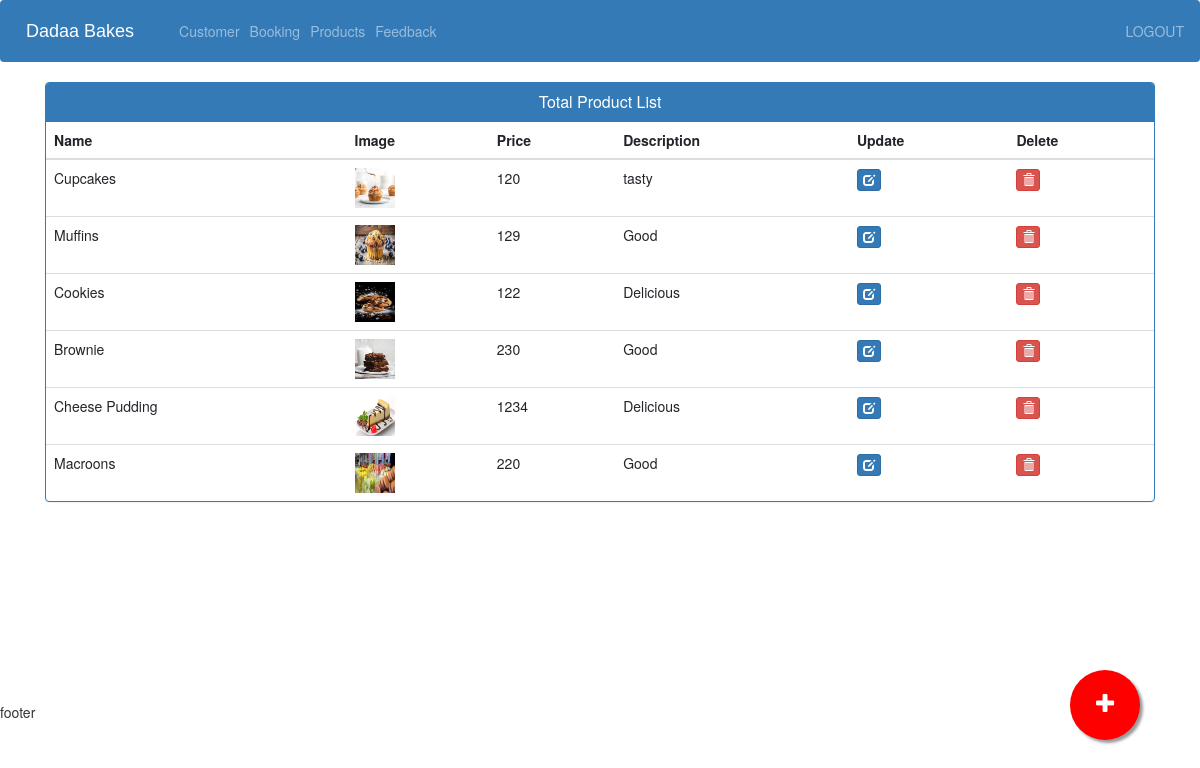
The page /admin-products (signed in) on the database its author committed.
### ecom/models.py (models this page shows, shortened)
class Product(models.Model):
    name=models.CharField(max_length=40)
    product_image= models.ImageField(upload_to='product_image/',null=True,blank=True)
    price = models.PositiveIntegerField()
    description=models.CharField(max_length=40)

### ecom/views.py (the view)
# urls.py: path('admin-products', views.admin_products_view,name='admin-products'),
@login_required(login_url='adminlogin')
def admin_products_view(request):
    products=models.Product.objects.all()
    return render(request,'ecom/admin_products.html',{'products':products})

### sweet-shop-ecommerce/templates/ecom/admin_products.html (shortened to what this page needs)
{% extends 'ecom/admin_base.html' %}
{% load static %}
{% block content %}
<head>
  <link href="//netdna.bootstrapcdn.com/bootstrap/3.0.0/css/bootstrap.min.css" rel="stylesheet" id="bootstrap-css">
</head>
<div class="container">
  <div class="panel panel-primary">
    <div class="panel-heading">
      <h6 class="panel-title">Total Product List</h6>
    </div>
    <table class="table table-hover" id="dev-table">
      <thead>
        <tr>
          <th>Name</th>
          <th>Image</th>
          <th>Price</th>
          <th>Description</th>
          <th>Update</th>
          <th>Delete</th>
        </tr>
      </thead>
      {% for p in products %}
  {% if p %}
      <tr>
        <td> {{p.name}}</td>
        <td> <img src="{% static p.product_image.url %}" alt="Profile Pic" height="40px" width="40px" /></td>
        <td>{{p.price}}</td>
        <td>{{p.description}}</td>
        <td><a class="btn btn-primary btn-xs" href="{% url 'update-product' p.id  %}"><span class="glyphicon glyphicon-edit"></span></a></td>
        <td><a class="btn btn-danger btn-xs" href="{% url 'delete-product' p.id  %}"><span class="glyphicon glyphicon-trash"></span></a></td>
      </tr>
      {%else%}
      <br><br><br>
      <h1>no products</h1>
      {% endif %}
      {% endfor %}
    </table>
  </div>
</div>
<a href="/admin-add-product" class="float">
<i class="fa fa-plus my-float"></i>
</a>
{% endblock content %}

### sweet-shop-ecommerce/templates/ecom/admin_base.html (style rules this page uses)
.fa { font-size: 23px; width: 60px; text-align: center; text-decoration: none; margin: 5px 2px; border-radius: 50%; }

### sweet-shop-ecommerce/templates/ecom/admin_products.html (style rules this page uses)
a:link { text-decoration: none; }
h6 { text-align: center; }
.float { position:fixed; width:70px; height:70px; bottom:60px; right:60px; background-color:red; color:#FFF; border-radius:50px; text-align:center; box-shadow: 3px 3px 3px #999; }
.my-float { margin-top:22px; }

### rows shown on the page
Product: name "Cupcakes", product_image (picture), price "120", description "tasty"
Product: name "Muffins", product_image (picture), price "129", description "Good"
Product: name "Cookies", product_image (picture), price "122", description "Delicious"
Product: name "Brownie", product_image (picture), price "230", description "Good"
Product: name "Cheese Pudding", product_image (picture), price "1234", description "Delicious"
Product: name "Macroons", product_image (picture), price "220", description "Good"
